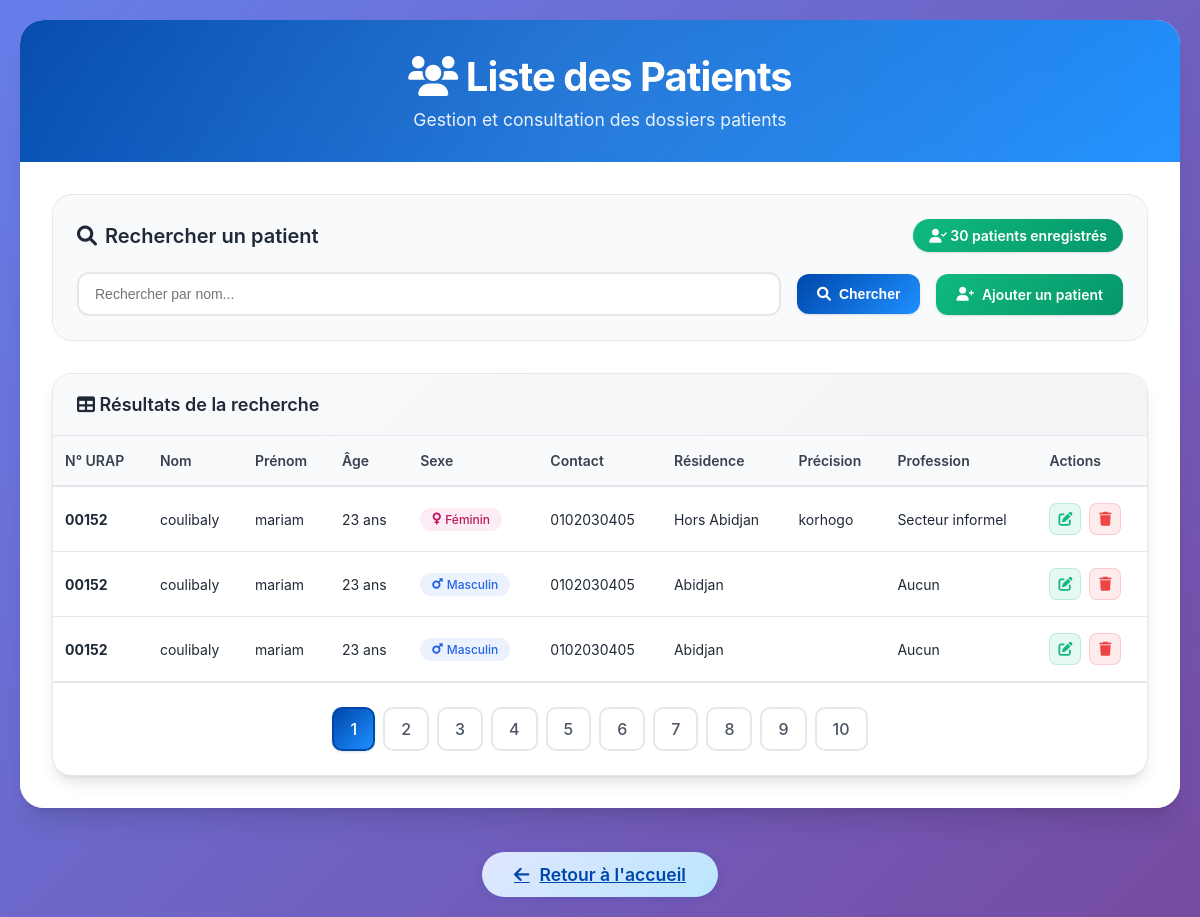
The app's page /page/Liste_patient.php (signed in) with its own data.
### tables this page shows
CREATE TABLE IF NOT EXISTS `patient` (
  `Numero_urap` varchar(15) NOT NULL,
  `Nom_patient` varchar(20) NOT NULL,
  `Prenom_patient` varchar(30) NOT NULL,
  `Age` int NOT NULL,
  `Sexe_patient` varchar(10) NOT NULL,
  `Date_naissance` date NOT NULL,
  `Contact_patient` varchar(15) NOT NULL,
  `Situation_matrimoniale` varchar(25) NOT NULL,
  `Lieu_résidence` varchar(30) NOT NULL,
  `Precise` varchar(35) NOT NULL,
  `Type_logement` varchar(25) NOT NULL,
  `Niveau_etude` varchar(15) NOT NULL,
  `Profession` varchar(25) NOT NULL
);

### page/Liste_patient.php (the view, shortened to what this page needs)
<?php
require_once("connexion.php");
$name = isset($_GET['name']) ? $_GET['name'] : "";
$size = isset($_GET['size']) ? intval($_GET['size']) : 3;
$page = isset($_GET['page']) ? intval($_GET['page']) : 1;
$offset = ($page - 1) * $size;
$reqcount = "SELECT COUNT(*) as countP FROM patient WHERE Nom_patient LIKE :name";
$stmtCount = $pdo->prepare($reqcount);
$stmtCount->execute([':name' => "%$name%"]);
$tabcount = $stmtCount->fetch();
$nbrliste = $tabcount['countP'];
$reste = $nbrliste % $size;
if ($reste === 0) {
    $nbrPage = $nbrliste / $size;
} else {
    $nbrPage = floor($nbrliste / $size) + 1;
}
$reqliste = "SELECT * FROM patient WHERE Nom_patient LIKE :name ORDER BY Nom_patient ASC LIMIT $size OFFSET $offset";
$stmtListe = $pdo->prepare($reqliste);
$stmtListe->bindValue(':name', "%$name%", PDO::PARAM_STR);
$stmtListe->execute();
?>
<!DOCTYPE html>
<html lang="fr">
<head>
    <link href="https://cdnjs.cloudflare.com/ajax/libs/font-awesome/6.0.0/css/all.min.css" rel="stylesheet">
</head>
<body>
    <div class="container">
        <div class="header">
            <h1><i class="fas fa-users"></i> Liste des Patients</h1>
            <p>Gestion et consultation des dossiers patients</p>
        </div>
        <div class="main-content">
            <div class="search-section">
                <div class="search-header">
                    <h2 class="search-title">
                        <i class="fas fa-search"></i>
                        Rechercher un patient
                    </h2>
                    <div class="patient-count">
                        <i class="fas fa-user-check"></i>
                        <?php echo $nbrliste; ?> patients enregistrés
                    </div>
                </div>
                <form method="get" action="Liste_patient.php" class="search-form">
                    <input type="text"
                           name="name"
                           placeholder="Rechercher par nom..."
                           class="search-input"
                           value="<?php echo htmlspecialchars($name); ?>">
                    <button type="submit" class="btn btn-primary">
                        <i class="fas fa-search"></i>
                        Chercher
                    </button>
                    <a href="nouveau_dossier.php" class="btn btn-success">
                        <i class="fas fa-user-plus"></i>
                        Ajouter un patient
                    </a>
                </form>
            </div>
            <div class="table-container">
                <div class="table-header">
                    <h3>
                        <i class="fas fa-table"></i>
                        Résultats de la recherche
                    </h3>
                </div>
                <div class="table-responsive">
                    <?php if($nbrliste > 0): ?>
                        <table class="modern-table">
                            <thead>
                                <tr>
                                    <th>N° URAP</th>
                                    <th>Nom</th>
                                    <th>Prénom</th>
                                    <th>Âge</th>
                                    <th>Sexe</th>
                                    <th>Contact</th>
                                    <th>Résidence</th>
                                    <th>Précision</th>
                                    <th>Profession</th>
                                    <th>Actions</th>
                                </tr>
                            </thead>
                            <tbody>
                                <?php while($patient = $stmtListe->fetch()): ?>
                                    <tr>
                                        <td>
                                            <strong><?php echo htmlspecialchars($patient["Numero_urap"]); ?></strong>
                                        </td>
                                        <td><?php echo htmlspecialchars($patient["Nom_patient"]); ?></td>
                                        <td><?php echo htmlspecialchars($patient["Prenom_patient"]); ?></td>
                                        <td><?php echo htmlspecialchars($patient["Age"]); ?> ans</td>
                                        <td>
                                            <span class="stats-badge <?php echo strtolower($patient["Sexe_patient"]) === 'masculin' ? 'male' : 'female'; ?>">
                                                <i class="fas fa-<?php echo strtolower($patient["Sexe_patient"]) === 'masculin' ? 'mars' : 'venus'; ?>"></i>
                                                <?php echo htmlspecialchars($patient["Sexe_patient"]); ?>
                                            </span>
                                        </td>
                                        <td><?php echo htmlspecialchars($patient["Contact_patient"]); ?></td>
                                        <td><?php echo htmlspecialchars($patient["Lieu_résidence"]); ?></td>
                                        <td><?php echo htmlspecialchars($patient["Precise"]); ?></td>
                                        <td><?php echo htmlspecialchars($patient["Profession"]); ?></td>
                                        <td>
                                            <div class="action-buttons">
                                                <a href="modifpatient.php?idU=<?php echo $patient["Numero_urap"]; ?>"
                                                   class="action-btn edit"
                                                   title="Modifier"
                                                   onclick="return confirm('Êtes-vous sûr de vouloir modifier ce patient ?')">
                                                    <i class="fas fa-edit"></i>
                                                </a>
                                                <a href="supprimpatient.php?idU=<?php echo $patient["Numero_urap"]; ?>"
                                                   class="action-btn delete"
                                                   title="Supprimer"
                                                   onclick="return confirm('Êtes-vous sûr de vouloir supprimer ce patient ? Cette action est irréversible.')">
                                                    <i class="fas fa-trash"></i>
                                                </a>
                                            </div>
                                        </td>
                                    </tr>
                                <?php endwhile; ?>
                            </tbody>
                        </table>
                    <?php endif; ?>
                </div>
                <?php if($nbrPage > 1): ?>
                    <div class="pagination-container">
                        <nav aria-label="Navigation des pages">
                            <ul class="pagination">
                                <?php for($i = 1; $i <= $nbrPage; $i++): ?>
                                    <li class="page-item <?php if($i == $page) echo 'active'; ?>">
                                        <a class="page-link"
                                           href="Liste_patient.php?page=<?php echo $i; ?>&name=<?php echo urlencode($name); ?>">
                                            <?php echo $i; ?>
                                        </a>
                                    </li>
                                <?php endfor; ?>
                            </ul>
                        </nav>
                    </div>
                <?php endif; ?>
            </div>
        </div>
    </div>
    <div style="width:100%;display:flex;justify-content:center;margin:32px 0 0 0;">
        <a href="acceuil.php" class="btn-retour-global">
            <i class="fas fa-arrow-left"></i> Retour à l'accueil
        </a>
    </div>
</body>
</html>

### records on screen
patient: Numero_urap "00152", Nom_patient "coulibaly", Prenom_patient "mariam", Age "23", Sexe_patient "Féminin", Contact_patient "0102030405", Lieu_résidence "Hors Abidjan", Precise "korhogo", Profession "Secteur informel"
patient: Numero_urap "00152", Nom_patient "coulibaly", Prenom_patient "mariam", Age "23", Sexe_patient "Masculin", Contact_patient "0102030405", Lieu_résidence "Abidjan", Profession "Aucun"
patient: Numero_urap "00152", Nom_patient "coulibaly", Prenom_patient "mariam", Age "23", Sexe_patient "Masculin", Contact_patient "0102030405", Lieu_résidence "Abidjan", Profession "Aucun"

### other values on screen
$nbrliste "30"
